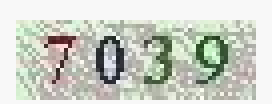
#> input picture 3.png, 68 x 26 px (shown 4 times larger)
$ python test.py
#> lines starting #> are read from the running program, lines starting #| are printed output that depends on the picture; after the words box and inside, x2 and y2 are one past the last pixel; in counts of white or black regions, pixels touching at a corner belong together
from PIL import Image
im = Image.open("3.png")
#> im is the input picture: PIL image 68x26 RGBA; mean R, G, B, A 202.8, 206.8, 197.2, 255
imgry = im.convert('L')
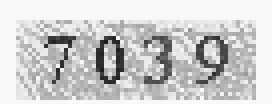
#> imgry: PIL image 68x26 L (shown 4 times larger); min 28, max 253, mean 204.5

threshold = 140
table = []
for i in range(256):
    if i < threshold:
        table.append(0)
    else :
         table.append(1)

out = imgry.point(table,'1')
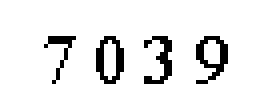
#> out: PIL image 68x26 1 (shown 4 times larger); 91.8% white; black in thin lines or dots, all inside (x1, y1, x2, y2) = (11, 9, 57, 21)
out.show()
